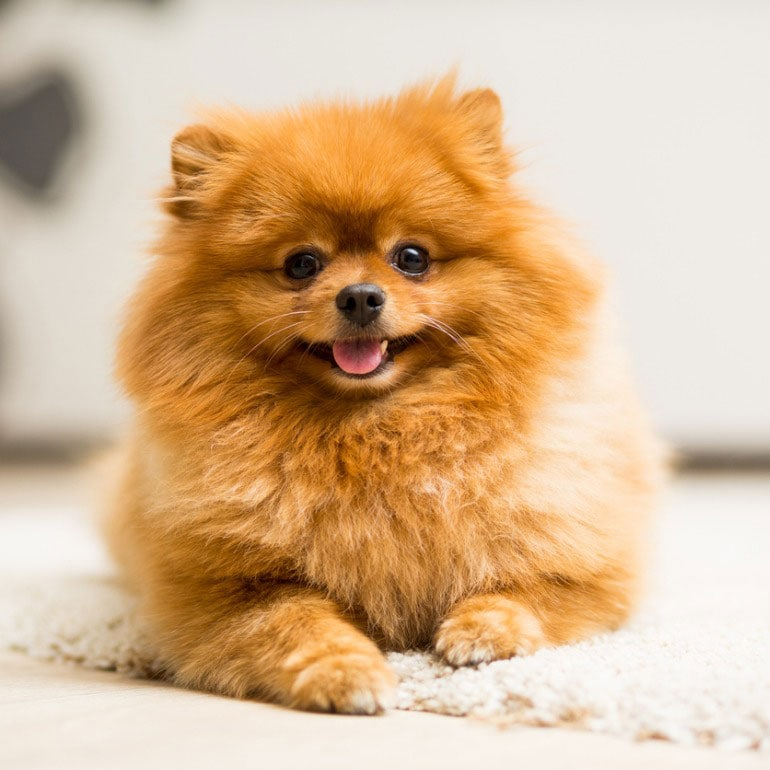
#> input picture cute-dogs-pomeranian-1165744963.jpg, 770 x 770 px
$ python anikas.py
#> lines starting #> are read from the running program, lines starting #| are printed output that depends on the picture; after the words box and inside, x2 and y2 are one past the last pixel; in counts of white or black regions, pixels touching at a corner belong together
import cv2
import matplotlib.pyplot as plt
image_path = ('cute-dogs-pomeranian-1165744963.jpg')
image = cv2.imread(image_path)
#> image is the input picture: shape (770, 770, 3); mean B, G, R 148.6, 183.7, 215.4
image_rgb = cv2.cvtColor(image, cv2.COLOR_BGR2RGB)
height, width, _ = image_rgb.shape
#> height = 770; width = 770
rect1_width, rect1_height = 150, 150

top_left1 = (20, 20)

bottom_right1 = (top_left1[0] + rect1_width, top_left1[1] + rect1_height)
cv2.rectangle(image_rgb, top_left1, bottom_right1, (0, 255, 255), 3)
rect2_width, rect2_height = 200,150

top_left2 = (width - rect2_width - 20, height - rect2_height - 20)
#> top_left2 = (550, 600)
bottom_right2 = (top_left2[0] + rect2_width, top_left2[1] + rect2_height)
#> bottom_right2 = (750, 750)
cv2.rectangle(image_rgb, top_left2, bottom_right2, (255, 0, 255), 3)


center1_x = (top_left1[0] + bottom_right1[0]) // 2
center1_y = (top_left1[1] + bottom_right1[1]) // 2
center2_x = (top_left2[0] + bottom_right2[0]) // 2
#> center2_x = 650
center2_y = (top_left2[1] + bottom_right2[1]) // 2
#> center2_y = 675

cv2.circle(image_rgb, (center1_x, center1_y), 15, (0, 255, 0), -1)
cv2.circle(image_rgb, (center2_x, center2_y), 15, (0, 255, 0), -1)

cv2.line(image_rgb, (center1_x, center1_y), (center2_x, center2_y), (255, 0, 0), 2)
font = cv2.FONT_HERSHEY_SIMPLEX
cv2.putText(image_rgb, 'Region 1', (top_left1[0], top_left1[1] - 10), font, 0.7, (255, 255, 255), 1)
#> image_rgb: shape (770, 770, 3); mean R, G, B 214.2, 182.2, 148.5
cv2.putText(image_rgb, 'Region 2', (top_left2[0], top_left2[1] - 10), font, 0.7, (255, 255, 255), 1)
#> image_rgb: shape (770, 770, 3); mean R, G, B 214.3, 182.3, 148.6

cv2.putText(image_rgb, f'Center 1: ({center1_x}, {center1_y})', (10, height - 40), font, 0.6, (255, 255, 255), 1)
#> image_rgb: shape (770, 770, 3); mean R, G, B 214.3, 182.3, 148.6
cv2.putText(image_rgb, f'Center 2: ({center2_x}, {center2_y})', (10, height - 20), font, 0.6, (255, 255, 255), 1)
#> image_rgb: shape (770, 770, 3); mean R, G, B 214.3, 182.3, 148.6
arrow_start = (center1_x, center1_y)
arrow_end = (center2_x, center2_y)
#> arrow_end = (650, 675)
cv2.arrowedLine(image_rgb, arrow_start, arrow_end, (255, 0, 0), 2, tipLength=0.1)
cv2.arrowedLine(image_rgb, arrow_end, arrow_start, (255, 0, 0), 2, tipLength=0.1)
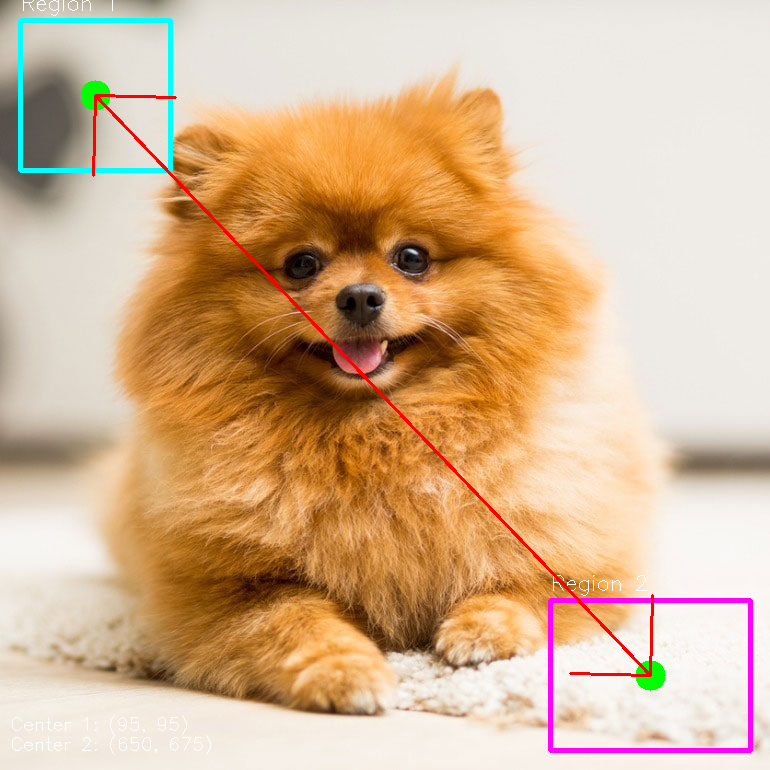
#> image_rgb: shape (770, 770, 3); mean R, G, B 214.4, 181.9, 148.3
height_label_position = (arrow_start[0] + (arrow_end[0] - arrow_start[0]) // 2, arrow_start[1] - 10)
#> height_label_position = (372, 85)
cv2.putText(image_rgb, 'Height', height_label_position, font, 0.6, (255, 255, 255), 1)
#> image_rgb: shape (770, 770, 3); 0.03% of pixels changed, all inside (x1, y1, x2, y2) = (374, 72, 431, 90)
plt.figure(figsize=(10, 6))
plt.imshow(image_rgb)
plt.axis('off')
plt.show()
